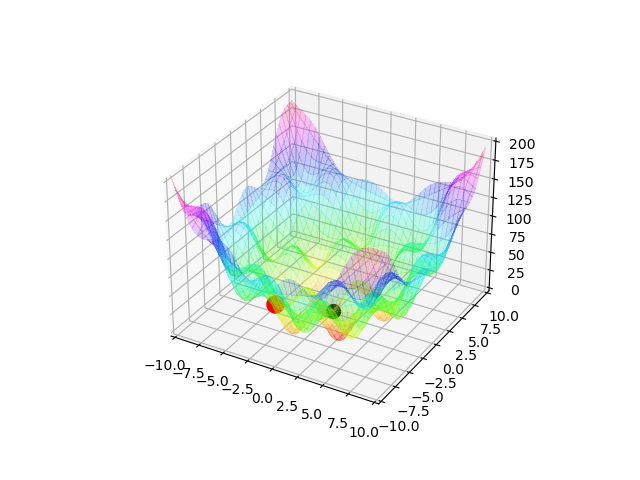

Source code (Python):
import numpy as np
import matplotlib.pyplot as plt


def loss(w1, w2):
    return w1**2 + w2**2 + 30 * np.sin(w1) * np.sin(w2)

# 1. - Compute the gradient for the loss fn
def loss_grad(w1, w2):
    partial_w1 = 2*w1 + 30 * np.cos(w1) * np.sin(w2)
    partial_w2 = 2*w2 + 30 * np.sin(w1) * np.cos(w2)
    return np.array([partial_w1, partial_w2])

# 2. - Implement GD for initial w
w = [-0.5, 0.9]

def gradient_descent(w, eta=0.3, max_iter=500):
    """Return the optimized weight vector"""
    iteration = 0
    epsilon = 1e-5
    while True:
        # Get loss for current w
        J_w = loss(w[0], w[1])

        # Compute gradient
        grad_J = loss_grad(w[0], w[1])

        w = w - eta * grad_J

        # Stopping criterion
        iteration += 1
        ## 1: fixed nr of iterations
        if iteration >= max_iter:
            print("Reached max iterations. Stopping...")
            break

        ## 2: little change in loss
        J_w_new = loss(w[0], w[1])
        if np.abs(J_w - J_w_new) < epsilon:
            print("Loss change is small. Stopping...")
            break

        ## 3: gradient is close to 0
        if np.linalg.norm(grad_J) < epsilon:
            print("Gradient is zero. Stopping...")
            break

    print("w: ", w)
    return w

new_w = gradient_descent(w)

plt.clf()
fig = plt.figure()
ax = fig.add_subplot(111, projection='3d')
ax.set_xlim(-10, 10)
ax.set_ylim(-10, 10)
ax.set_zlim(0, 200)

# Make data.
w_1 = np.arange(-10, 10, 0.25)
w_2 = np.arange(-10, 10, 0.25)
w_1, w_2 = np.meshgrid(w_1, w_2)

# Plot the surface.
from matplotlib import cm
surf = ax.plot_surface(
    w_1,
    w_2,
    loss(w_1, w_2),
    cmap=cm.hsv,
    linewidth=0,
    antialiased=False,
    alpha=0.2
)

ax.scatter(
    w[0],
    w[1],
    loss(w[0], w[1]),
    s=100,
    c='k',
    alpha=1
)
ax.scatter(
    new_w[0],
    new_w[1],
    loss(new_w[0], new_w[1]),
    s=150,
    c='r',
    alpha=1
)

plt.savefig("gradient_descent.png")